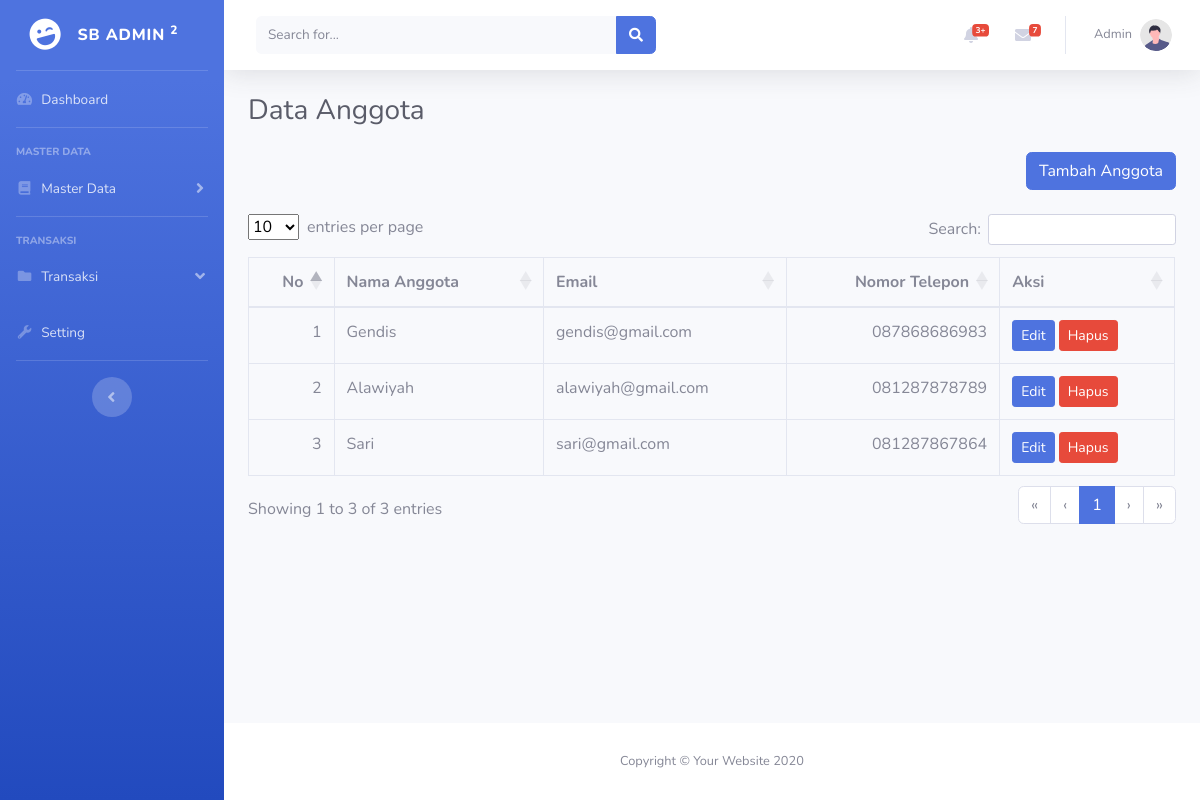
Screenshot of /anggota.php (signed in) with the database file from the repository.
### tables this page shows
CREATE TABLE `anggota` (
  `id` int(11) NOT NULL,
  `nama_anggota` varchar(50) NOT NULL,
  `email` varchar(50) NOT NULL,
  `no_tlp` varchar(20) NOT NULL
);

### anggota.php (the view, shortened to what this page needs)
<?php
include 'config/config.php';
$query = mysqli_query($koneksi, "SELECT * FROM anggota ORDER BY id DESC");
?>
<!DOCTYPE html>
<html lang="en">
<head>
    <?php include 'inc/head.php'; ?>
</head>
<body id="page-top">
    <div id="wrapper">
        <?php include 'inc/sidebar.php'; ?>
        <div id="content-wrapper" class="d-flex flex-column">
            <div id="content">
                <?php include 'inc/navbar.php'; ?>
                <div class="container-fluid">
                    <h1 class="h3 mb-4 text-gray-800">Data Anggota</h1>
                    <div align="right">
                        <a href="tambah-anggota.php" class="btn btn-primary mb-3">Tambah Anggota</a>
                    </div>
                    <div class="table-responsive">
                        <table class="table table-bordered" id="datatables">
                            <thead>
                                <tr>
                                    <th>No</th>
                                    <th>Nama Anggota</th>
                                    <th>Email</th>
                                    <th>Nomor Telepon</th>
                                    <th>Aksi</th>
                                </tr>
                            </thead>
                            <tbody>
                                <?php $no = 1;
                                while ($row = mysqli_fetch_assoc($query)) { ?>
                                <tr>
                                    <td><?php echo $no++ ?> </td>
                                    <td><?php echo $row['nama_anggota'] ?></td>
                                    <td><?php echo $row['email'] ?></td>
                                    <td><?php echo $row['no_tlp'] ?></td>
                                    <td>
                                        <a href="tambah-anggota.php?edit=<?php echo $row['id'] ?>"
                                            class="btn btn-primary btn-sm">Edit</a>
                                        <a onclick="return confirm('Apakah anda yakin akan menghapus data ini??')"
                                            href="tambah-anggota.php?delete=<?php echo $row['id'] ?>"
                                            class="btn btn-danger btn-sm">Hapus</a>
                                    </td>
                                </tr>
                                <?php } ?>
                            </tbody>
                        </table>
                    </div>
                </div>
            </div>
            <?php include 'inc/footer.php'; ?>
        </div>
    </div>
</body>
</html>

### rows the page displays
anggota: nama_anggota "Gendis", email "gendis@gmail.com", no_tlp "087868686983"
anggota: nama_anggota "Alawiyah", email "alawiyah@gmail.com", no_tlp "081287878789"
anggota: nama_anggota "Sari", email "sari@gmail.com", no_tlp "081287867864"

### other values shown
$_SESSION['nama'] "Admin"
